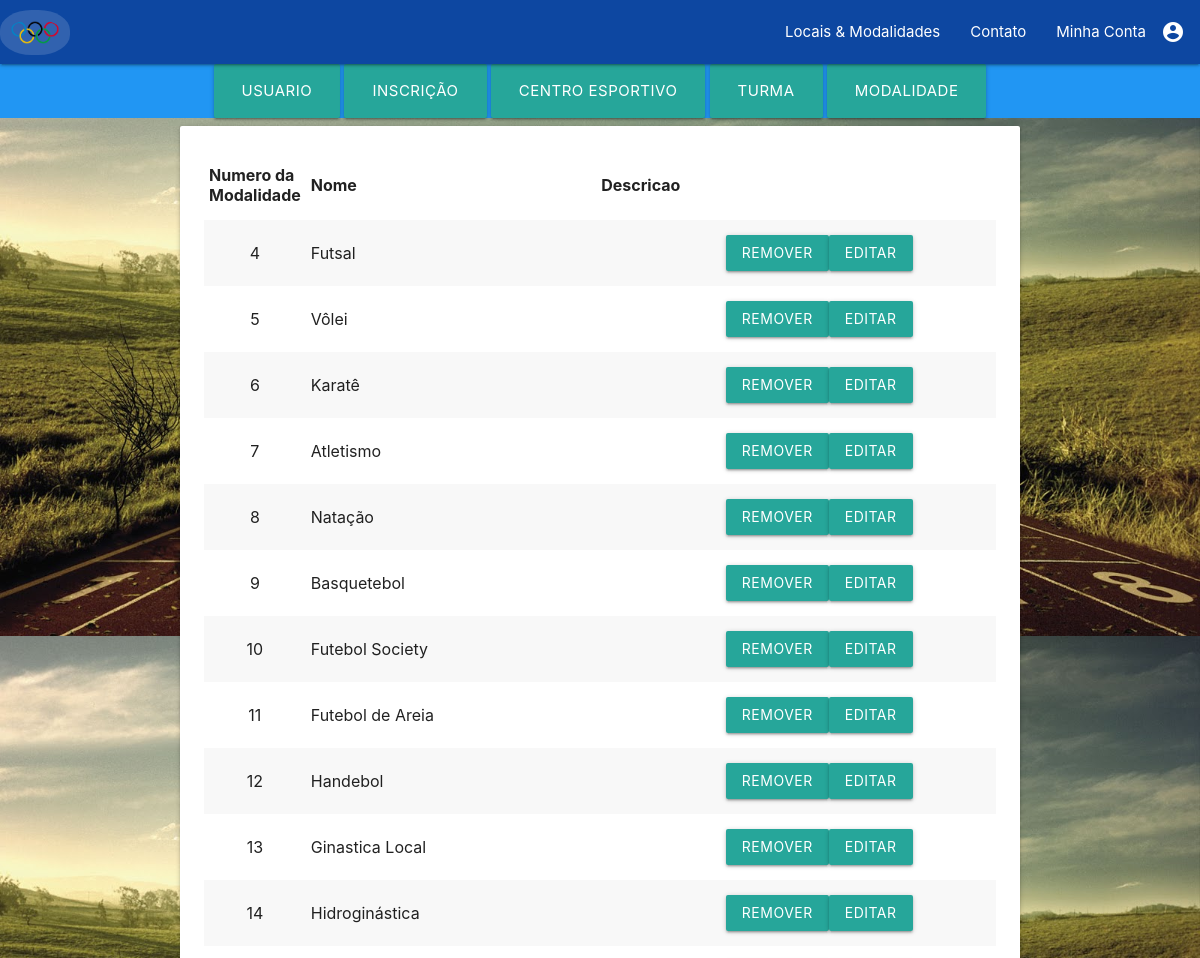
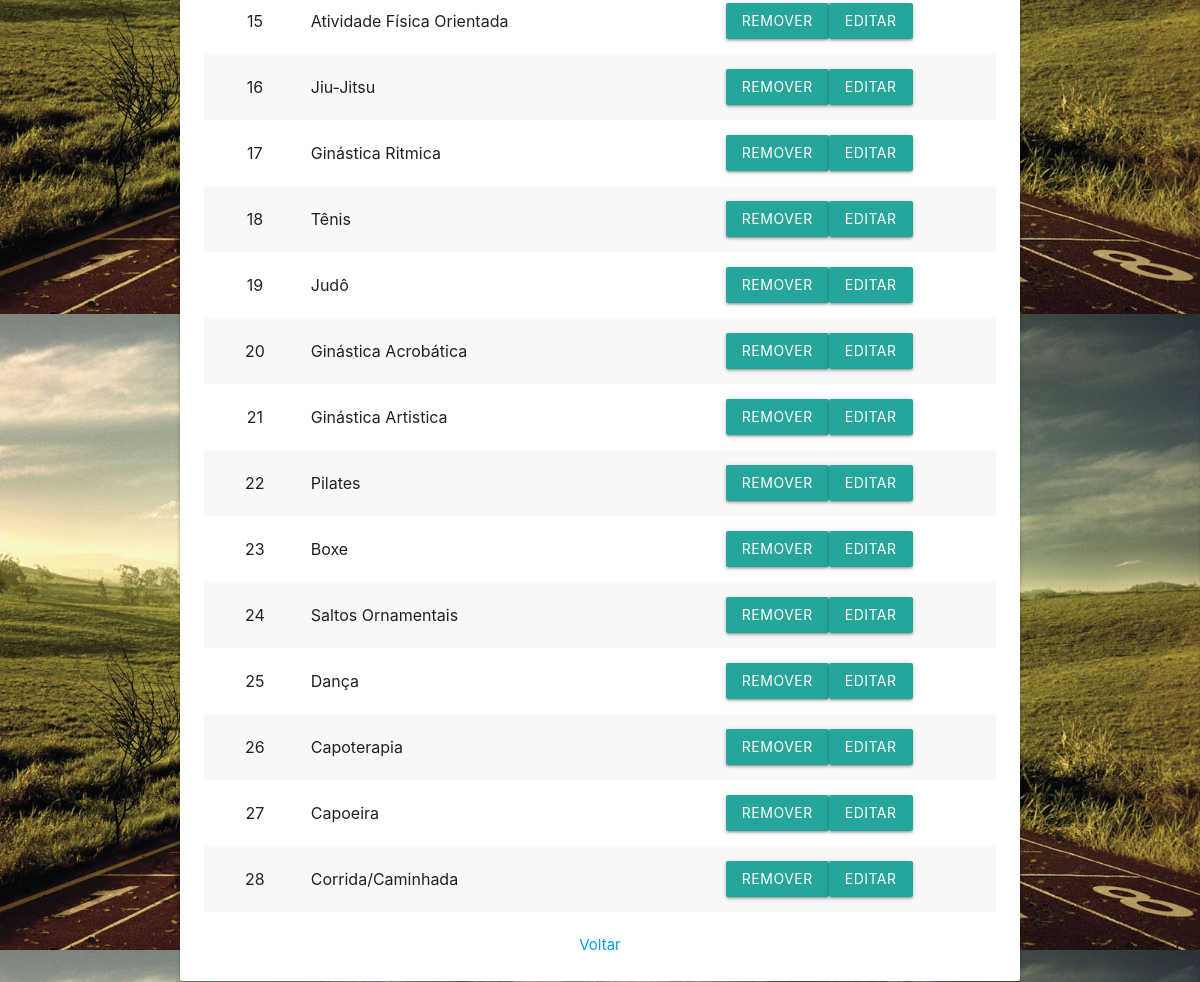
/Controle/controladorModalidade.php?acao=pesquisar (signed in), run on the app's committed database (2 pictures, top to bottom).
### tables this page shows
CREATE TABLE `modalidade` (
  `idMod` int(3) NOT NULL AUTO_INCREMENT,
  `nome` varchar(26) NOT NULL,
  `descricao` varchar(40) NOT NULL,
  `id_amb` int(3) DEFAULT NULL,
  PRIMARY KEY (`idMod`),
  KEY `id_amb` (`id_amb`),
  CONSTRAINT `modalidade_ibfk_1` FOREIGN KEY (`id_amb`) REFERENCES `ambiente` (`idamb`)
);

### Model/DAO/ModalidadeDAO.php (called while the page is built, shortened)
<?php
require_once __DIR__ . '\..\Modalidade.php';
class ModalidadeDAO {
    public function listarModalidades() {
        try {
            $pdo = conexao::getInstance();
            $sql = "SELECT * FROM bd_co.modalidade";
            $stmt = $pdo->prepare($sql);
            $stmt->execute();
            $modalidades = array();
            While ($modalidadesBanco = $stmt->fetch()) {
                $modalidade = new Modalidade();
                $modalidade->setIdMod($modalidadesBanco["idMod"]);
                $modalidade->setNome($modalidadesBanco["nome"]);
                $modalidade->setDescricao($modalidadesBanco["descricao"]);
                $modalidades[] = $modalidade;
            }
            return $modalidades;
        } catch (PDOException $exc) {
            echo $exc->getTraceAsString();
        }
    }
}

### Model/Modalidade.php (called while the page is built, shortened)
<?php
class Modalidade{
    private $idMod;
    private $nome;
    public function getIdMod() {
        return $this->idMod;
    }
    public function getNome() {
        return $this->nome;
    }
    public function setIdMod($idMod) {
        $this->idMod = $idMod;
    }
    public function setNome($nome) {
        $this->nome = $nome;
    }
}

### Visao/pesquisaModalidade.php (the view, shortened to what this page needs)
<html>
    <head>
        <link rel="stylesheet" type="text/css" href="../css/estiloPadrao.css">
        <link rel="stylesheet" type="text/css" href="/CentroOlimpico/materialize/css/materialize.min.css" media="screen,projection"/>
    </head>
    <body class=" light-blue lighten-5" style="background: url(/CentroOlimpico/pictures/WallpaperFunny.jpg); background-size: 100%">
        <div class="navbar-fixed">
            <nav>
                <div class="nav-wrapper blue darken-4">
                    <a href="/CentroOlimpico/index.php" class="brand-logo "><img class="icon" src="../pictures/jogos-olimpicos.png"></a>
                    <ul id="nav-mobile" class="right hide-on-med-and-down">
                        <li><a class="gray white-text" style="border-radius: 10px" href="/CentroOlimpico/index.php#locais">Locais & Modalidades</a></li>
                        <li><a class="gray white-text" style="border-radius: 10px" href="/CentroOlimpico/index.php#contato">Contato</a></li>
                        <li><a class="dropdown-trigger" style="border-radius: 10px" href="#" data-target="dropdown3">Minha Conta<i class="material-icons right">account_circle</i></a></li>
                    </ul>
                </div>
            </nav>
        </div>
    <center>
        <div class="blue">
            <a class='dropdown-trigger btn-large' href='#' data-target='dropdown1'> Usuario </a>
            <a class='dropdown-trigger btn-large' href='#' data-target='dropdown2'> Inscrição </a>
            <a class='dropdown-trigger btn-large' href='#' data-target='dropdown4'> Centro Esportivo </a>
            <a class='dropdown-trigger btn-large' href='#' data-target='dropdown5'> Turma </a>
            <a class='dropdown-trigger btn-large' href='#' data-target='dropdown6'> Modalidade </a>
        </div>
        <div class="col s9 gray container">
            <form name="formPesquisaModalidade" id="formPesquisaModalidade" action="" method="POST">
                <div class="col s12 card-panel ">
                    <table class="striped ">
                        <thead>
                            <tr>
                                <th width="10%" >Numero da Modalidade</th>
                                <th>Nome</th>
                                <th>Descricao</th>
                            </tr>
                        </thead>
                        <tbody>
                            <?php
                            foreach ($listaModalidade as $modalidade) {
                                echo "<tr>";
                                echo "<td><center>" . $modalidade->getIdMod() . "</center></td>";
                                echo "<td>" . $modalidade->getNome() . "</td>";
                                echo "<td>" . $modalidade->getDescricao() . "</td>";
                                echo "<td><button class='btn' onclick=\"javascript:remover(" . $modalidade->getIdMod() . ")\">"
                                . "Remover</button>"
                                . "<button class='btn' onclick=\"javascript:alterar(" . $modalidade->getIdMod() . ")\">"
                                . "Editar</button></td>";
                                echo "</tr>";
                            }
                            ?>
                        </tbody>
                    </table>
                    <br>
                    <a href="/CentroOlimpico/visao/entrada.php">Voltar</a>
                </div>
        </div>
    </center>
</body>
</html>

### css/estiloPadrao.css (style rules this page uses)
img.icon { display: inline; margin:10px auto; background-color: rgba(255,255,255,.15); width:70px; padding:10px; -webkit-border-radius: 45%; -webkit-box-shadow: 0px 0px 0px 10px rgba(255,255,255,0); -webkit-transition:box-shadow .4s; }
a { text-decoration: none; color: yellow; }

### data on the page
modalidade: idMod "4", nome "Futsal"
modalidade: idMod "5", nome "Vôlei"
modalidade: idMod "6", nome "Karatê"
modalidade: idMod "7", nome "Atletismo"
modalidade: idMod "8", nome "Natação"
modalidade: idMod "9", nome "Basquetebol"
modalidade: idMod "10", nome "Futebol Society"
modalidade: idMod "11", nome "Futebol de Areia"
modalidade: idMod "12", nome "Handebol"
modalidade: idMod "13", nome "Ginastica Local"
modalidade: idMod "14", nome "Hidroginástica"
modalidade: idMod "15", nome "Atividade Física Orientada"
modalidade: idMod "16", nome "Jiu-Jitsu"
modalidade: idMod "17", nome "Ginástica Ritmica"
modalidade: idMod "18", nome "Tênis"
modalidade: idMod "19", nome "Judô"
modalidade: idMod "20", nome "Ginástica Acrobática"
modalidade: idMod "21", nome "Ginástica Artistica"
modalidade: idMod "22", nome "Pilates"
modalidade: idMod "23", nome "Boxe"
modalidade: idMod "24", nome "Saltos Ornamentais"
modalidade: idMod "25", nome "Dança"
modalidade: idMod "26", nome "Capoterapia"
modalidade: idMod "27", nome "Capoeira"
modalidade: idMod "28", nome "Corrida/Caminhada"
